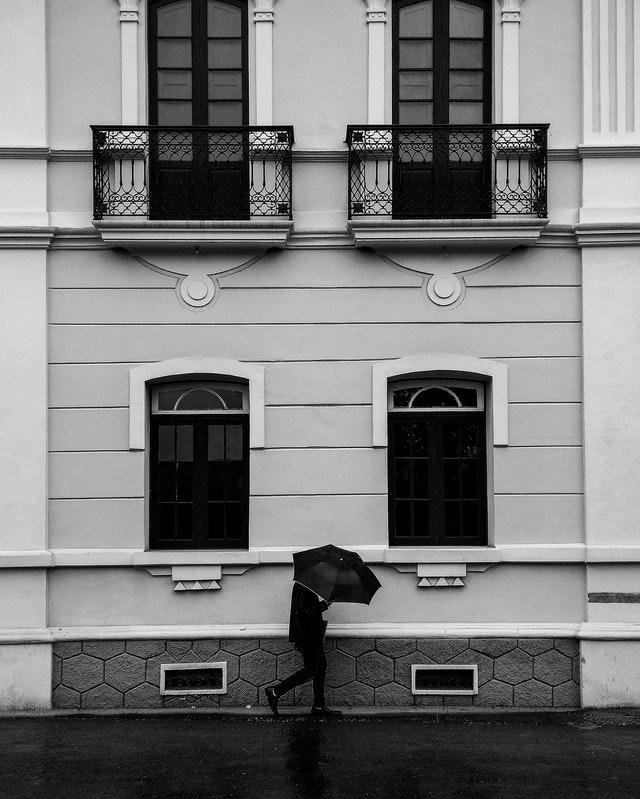
#> input picture walking.jpg, 640 x 799 px
$ jupyter execute 'V9 - Grayscale co-occurrence matrix.ipynb'   (shell and % lines are left out)   (older library calls are emulated)
#> lines starting #> are read from the running program, lines starting #| are printed output that depends on the picture
[cell 1]
import numpy as np
from matplotlib import pyplot as plt
from skimage.io import imread,imshow

im = imread('walking.jpg')
#> im is the input picture: shape (799, 640); min 0, max 255, mean 121.2
plt.figure()
imshow(im)
plt.show()

# Co-occurrence matrix

$$C_{\Delta x, \Delta y}(i,j) = \sum_{x=0}^{n-1} \sum_{y=0}^{m-1}
\begin{cases} 1, & \text{if }I(x, y)=i\text{ and }I(x+\Delta x, y+\Delta y)=j \\
0, & \text{otherwise}\end{cases}$$

If $C_{5,10}(200,20) = N$, it means that, in the image, there are $N$ occurrences of a pixel with a value of 200 and a pixel with a value of 20 such that their position are $(x,y)$ and $(x+5,y+10)$.

[cell 2]
def log_nz(M):
    M2 = M.copy()
    M2[M==0] = 0.5
    return np.log(M2)

dy = 20
dx = 20

C = np.zeros((256,256))
for y in range(im.shape[0]-dy):
    for x in range(im.shape[1]-dx):
        i = im[y,x]
        j = im[y+dy, x+dx]
        C[i,j] += 1
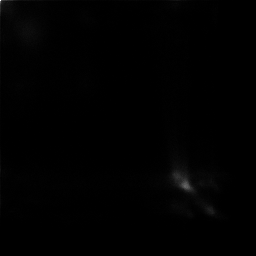
#> C: shape (256, 256) float64; min 0, max 1337, mean 7.4; drawn with min black and max white

plt.figure()
plt.imshow(log_nz(C), plt.cm.jet)
#> in log_nz, `return np.log(M2)`:
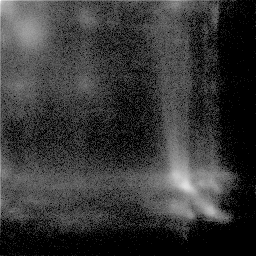
#> returned value: shape (256, 256) float64; min -0.693, max 7.2, mean 1.02; drawn with min black and max white
plt.show()

[cell 3]
from skimage.feature import greycomatrix

distances = [5,50] # Distances in pixels that we want to check
angles = [0, np.pi/2] # Angles in radians that we want to check

co_matrices = log_nz(greycomatrix(im, distances, angles).astype('float'))

plt.figure(figsize=(8,8))
i = 1
for idd,d in enumerate(distances):
    for ida,a in enumerate(angles):
        C = co_matrices[:,:,idd,ida]
        plt.subplot(2,2,i)
        plt.imshow(C, vmin=co_matrices.min(), vmax=co_matrices.max(), cmap=plt.cm.jet) # Give the same scale to all images!
        plt.title('d = %d, a = %.2f'%(d,a))
        i += 1
#> after the loop, i = 5
plt.show()
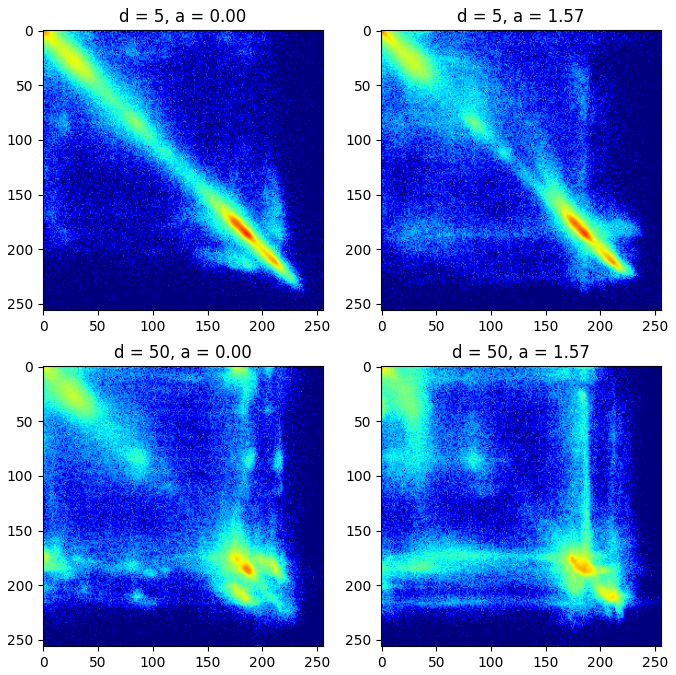
#> figure drawn by matplotlib, 4 panels

[cell 4]
from skimage.feature import greycoprops

gridA = im[125:225,90:290]
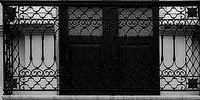
#> gridA: shape (100, 200); min 0, max 255, mean 63.5
gridB = im[125:225,345:545]
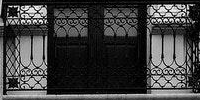
#> gridB: shape (100, 200); min 0, max 255, mean 64.4
wallA = im[300:400,90:290]
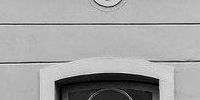
#> wallA: shape (100, 200); min 0, max 241, mean 163.9
wallB = im[300:400,345:545]
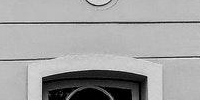
#> wallB: shape (100, 200); min 0, max 243, mean 161.5
patches = [gridA,gridB,wallA,wallB]

plt.figure()
all_props = np.zeros((len(patches),2))
#> all_props = [[0, 0], [0, 0], [0, 0], [0, 0]]
for i,patch in enumerate(patches):
    co_matrices = greycomatrix(patch, [10], [0])

    plt.subplot(len(patches),2,i*2+1)
    plt.imshow(patch, cmap=plt.cm.gray)

    plt.subplot(len(patches),2,i*2+2)
    gcm = co_matrices[:,:,0,0]
    plt.imshow(gcm, cmap=plt.cm.jet)

    all_props[i,0] = greycoprops(co_matrices, prop='dissimilarity')[0][0]
    all_props[i,1] = greycoprops(co_matrices, prop='energy')[0][0]
#> this loop made 4 passes
#> pass 3, `gcm = co_matrices[:,:,0,0]`:
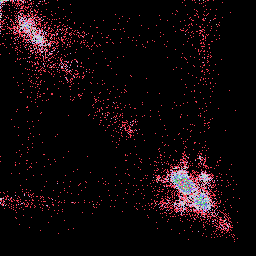
#> gcm: shape (256, 256) uint32; 97 distinct labels, from 0 to 328; one colour per label, 0 black
#> after the loop, all_props = [[42.16, 0.0213], [43.06, 0.0196], [11.74, 0.0641], [13.58, 0.0672]]

plt.figure()
plt.plot(all_props[:,0], all_props[:,1], 'bo')
plt.xlabel('Dissimilarity')
plt.ylabel('Energy')
plt.show()
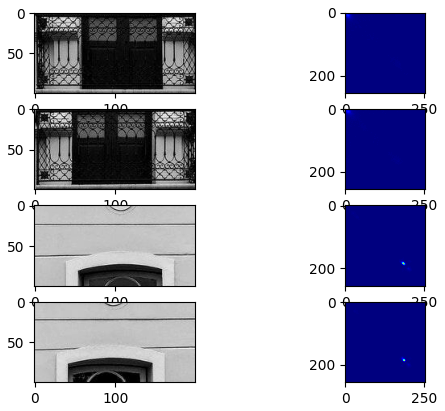
#> figure drawn by matplotlib, 8 panels
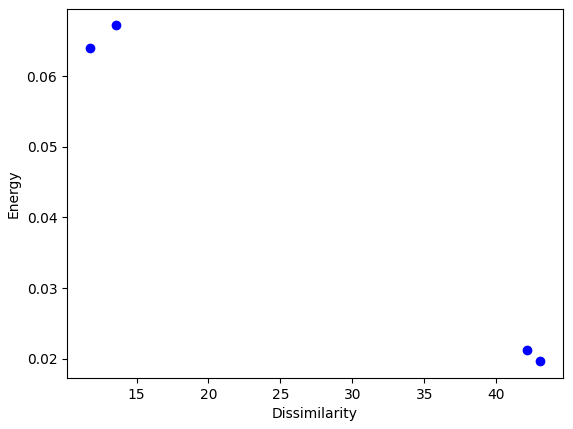
#> figure drawn by matplotlib, 1 panel

$ run again, with CT-Scan-Benign-Brain-Tumour.jpg copied over walking.jpg
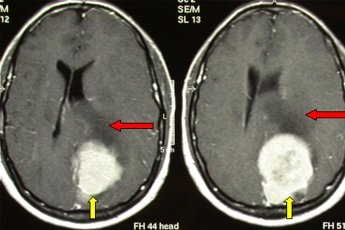
#> input picture CT-Scan-Benign-Brain-Tumour.jpg, 345 x 230 px
#> im is the input picture: shape (230, 345, 3); mean R, G, B 103, 100.4, 91.3
#> after the loop `for y in range(im.shape[0]-dy):`:
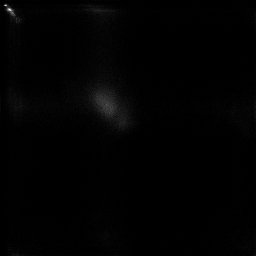
#> C: shape (256, 256) float64; min 0, max 368, mean 3; drawn with min black and max white
#> `gridA = im[125:225,90:290]`:
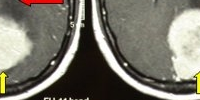
#> gridA: shape (100, 200, 3); mean R, G, B 121, 118, 107
#> gridB = empty array
#> all_props = [[0, 0], [0, 0], [0, 0], [0, 0]]
